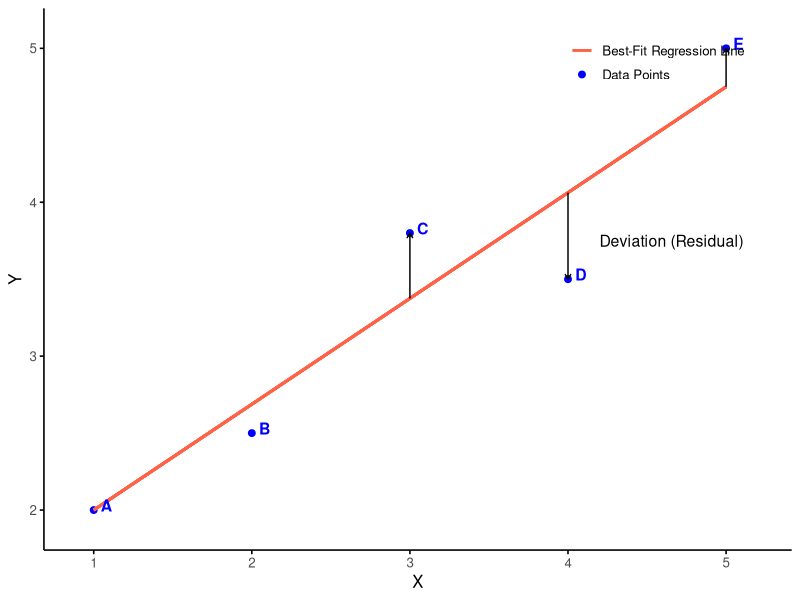
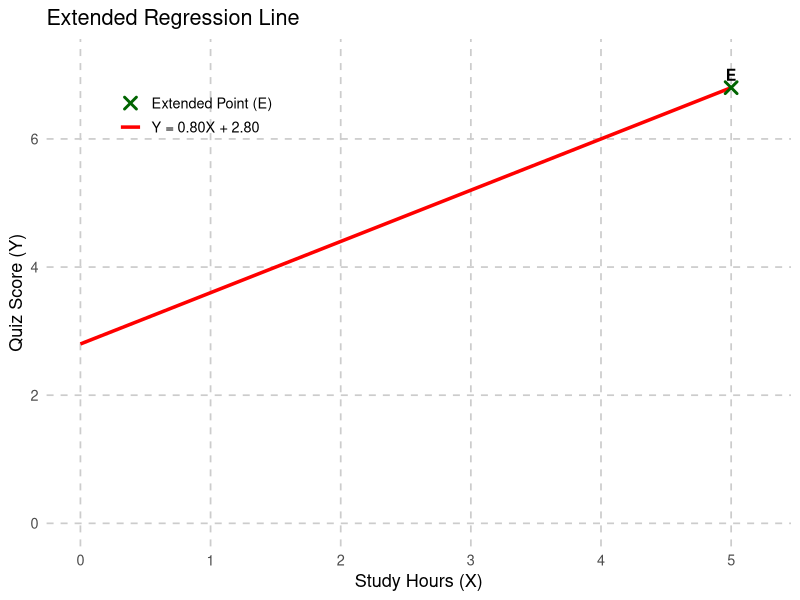
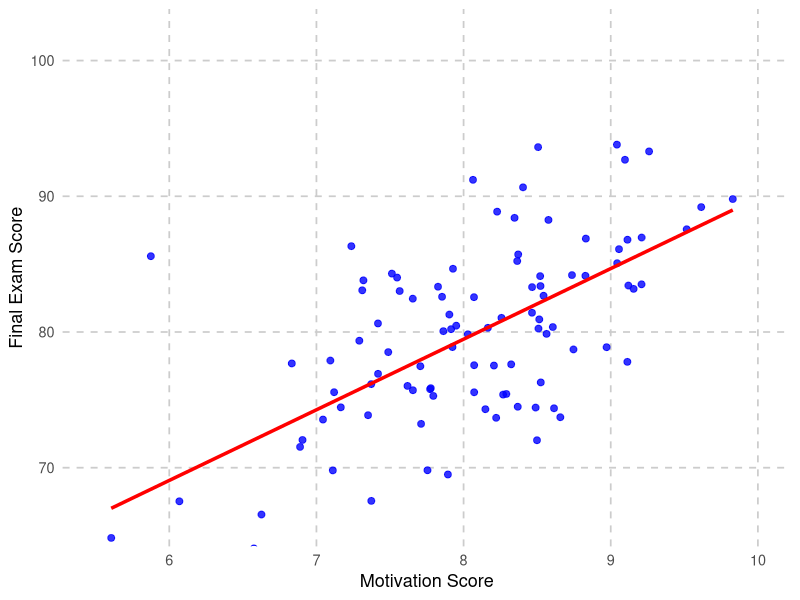
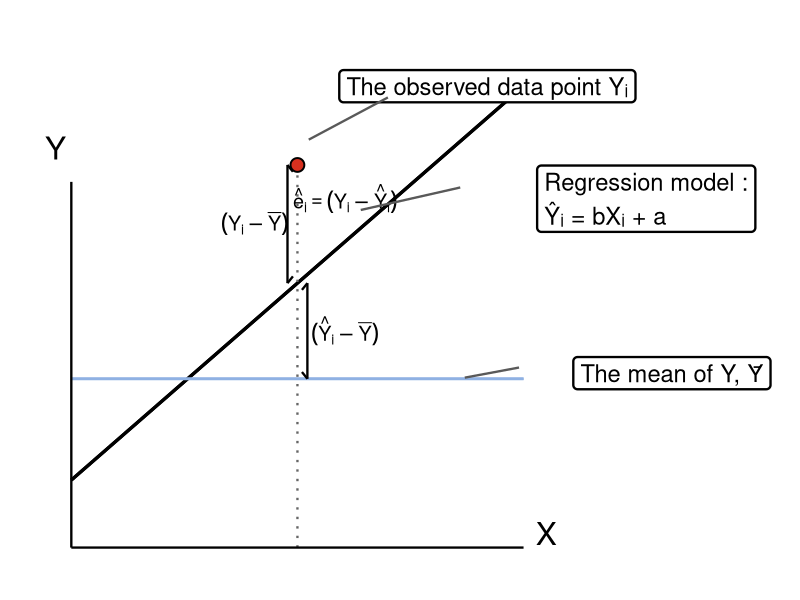
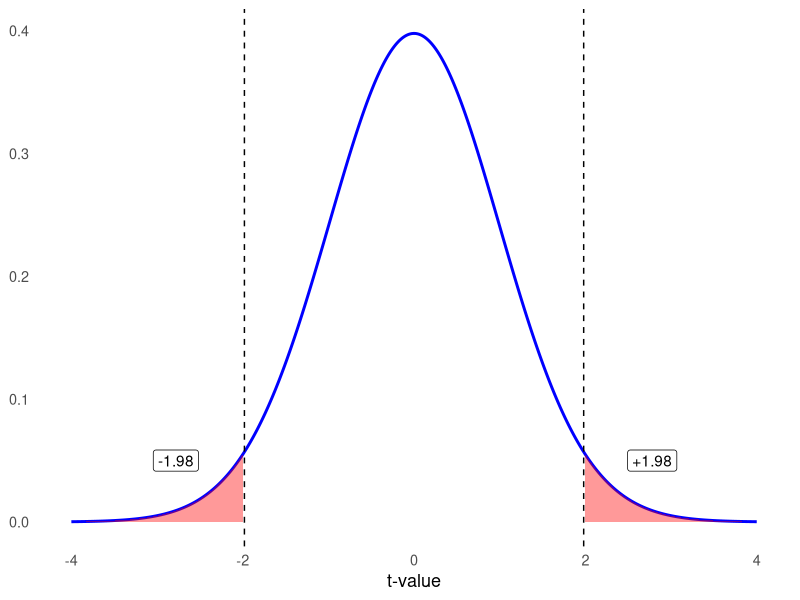
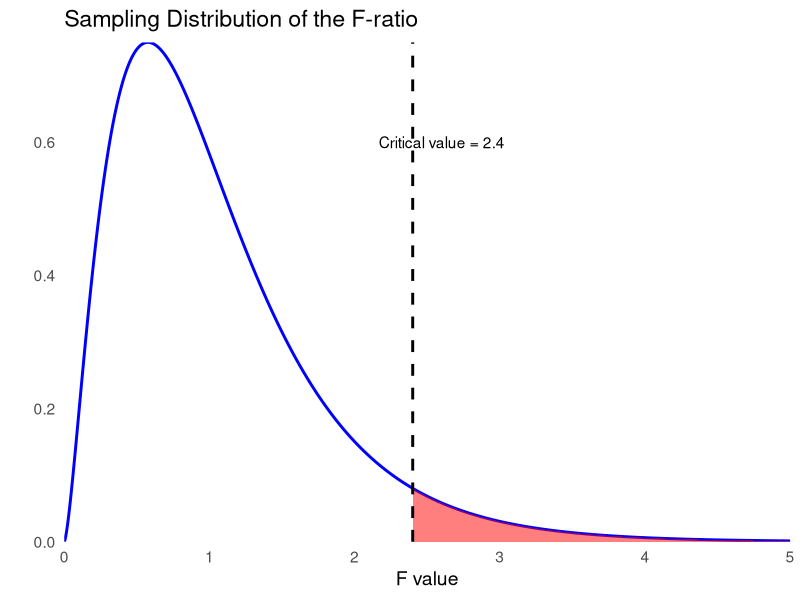
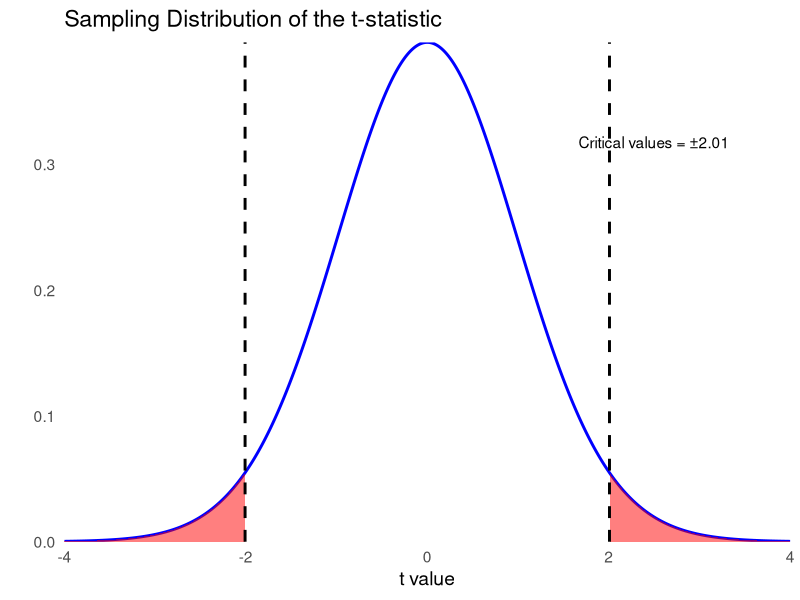
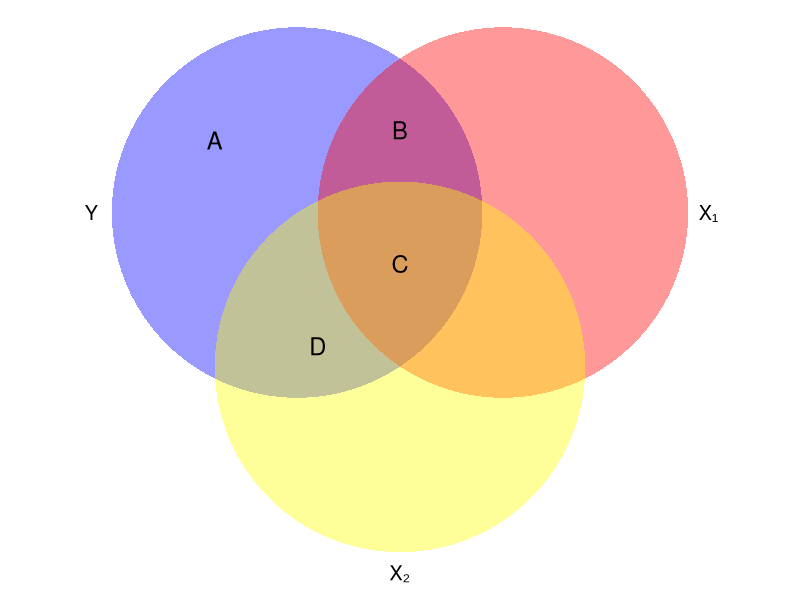

The R script that drew these images, in order:
## ---- chunk 1
#| echo: false
#| message: false
#| warning: false
#| fig-align: center
#| fig-width: 8
#| fig-height: 6
#| fig-cap: "Figure 12.1 Regression Line Example"

library(ggplot2)
library(grid)

# Data points
df <- data.frame(
  x = c(1, 2, 3, 4, 5),
  y = c(2.0, 2.5, 3.8, 3.5, 5.0),
  label = c("A", "B", "C", "D", "E")
)

# Line values chosen to match the figure
x1 <- 1
y1 <- 2.0
x2 <- 5
y2 <- 4.75

# Predicted y-values on the line
df$yhat <- y1 + (y2 - y1) / (x2 - x1) * (df$x - x1)

# Build plot
ggplot(df, aes(x, y)) +
  geom_point(aes(color = "Data Points"), size = 2) +
  
  geom_segment(
    aes(x = x1, y = y1, xend = x2, yend = y2, color = "Best-Fit Regression Line"),
    linewidth = 1,
    inherit.aes = FALSE
  ) +
  
  geom_text(
    aes(label = label),
    color = "blue",
    fontface = "bold",
    nudge_x = 0.08,
    nudge_y = 0.03,
    size = 4
  ) +
  
  # Residual arrows
  geom_segment(
    data = subset(df, x %in% c(3, 4, 5)),
    aes(x = x, xend = x, y = yhat, yend = y),
    arrow = arrow(length = unit(0.15, "cm")),
    color = "black",
    inherit.aes = FALSE
  ) +
  
  annotate("text", x = 4.2, y = 3.75, label = "Deviation (Residual)", hjust = 0, size = 4) +
  
  scale_color_manual(
    values = c(
      "Data Points" = "blue",
      "Best-Fit Regression Line" = "tomato"
    ),
    name = NULL
  ) +
  
  labs(x = "X", y = "Y") +
  coord_cartesian(xlim = c(0.9, 5.2), ylim = c(1.9, 5.1)) +
  theme_minimal(base_size = 12) +
  theme(
    panel.grid = element_blank(),
    axis.line = element_line(color = "black"),
    axis.ticks = element_line(color = "black"),
    legend.position = c(0.82, 0.9)
  )
## ---- chunk 2
#| echo: false
#| message: false
#| warning: false
#| fig-align: center
#| fig-width: 8
#| fig-height: 6

library(ggplot2)

# Regression line data
x_vals <- seq(0, 5, length.out = 100)
y_vals <- 0.8 * x_vals + 2.8

line_df <- data.frame(x = x_vals, y = y_vals)

# Extended point
point_df <- data.frame(
  x = 5,
  y = 6.8,
  label = "E"
)

ggplot() +
  # Regression line
  geom_line(
    data = line_df,
    aes(x, y, color = "Y = 0.80X + 2.80"),
    linewidth = 1.2
  ) +
  
  # Extended point
  geom_point(
    data = point_df,
    aes(x, y, color = "Extended Point (E)"),
    size = 3,
    shape = 4,   # "x" marker
    stroke = 1.5
  ) +
  
  # Label for E
  geom_text(
    data = point_df,
    aes(x, y, label = label),
    nudge_y = 0.2,
    size = 4,
    fontface = "bold"
  ) +
  
  scale_color_manual(
    name = NULL,
    values = c(
      "Extended Point (E)" = "darkgreen",
      "Y = 0.80X + 2.80" = "red"
    )
  ) +
  
  labs(
    title = "Extended Regression Line",
    x = "Study Hours (X)",
    y = "Quiz Score (Y)"
  ) +
  
  coord_cartesian(xlim = c(0, 5.2), ylim = c(0, 7.2)) +
  
  theme_minimal(base_size = 13) +
  theme(
    panel.grid.major = element_line(linetype = "dashed", color = "gray80"),
    panel.grid.minor = element_blank(),
    legend.position = c(0.2, 0.85)
  )
## ---- chunk 3
#| echo: false
#| message: false
#| warning: false
#| fig-align: center
#| fig-width: 8
#| fig-height: 6
#| fig-cap: "Figure 12.3 Scatterplot of math and motivation scores"

library(ggplot2)

# Simulated data (to resemble the plot)
set.seed(42)
x <- rnorm(100, mean = 8, sd = 0.8)
y <- 5 * x + 40 + rnorm(100, sd = 6)

df <- data.frame(x = x, y = y)

# Fit regression line
model <- lm(y ~ x, data = df)

ggplot(df, aes(x, y)) +
  geom_point(color = "blue", alpha = 0.8, size = 2) +
  
  geom_smooth(
    method = "lm",
    se = FALSE,
    color = "red",
    linewidth = 1.2
  ) +
  
  labs(
    x = "Motivation Score",
    y = "Final Exam Score"
  ) +
  
  coord_cartesian(xlim = c(5.5, 10), ylim = c(66, 102)) +
  
  theme_minimal(base_size = 13) +
  theme(
    panel.grid.major = element_line(linetype = "dashed", color = "gray80"),
    panel.grid.minor = element_blank()
  )
## ---- chunk 4
#| echo: false
#| message: false
#| warning: false
#| fig-align: center
#| fig-width: 11
#| fig-height: 5.5
#| fig-cap: "Figure 12.4 Three sources of deviations in Y"

library(ggplot2)
library(grid)

# Example values
x_i <- 5
y_bar <- 3
b <- 0.7
a <- 1.2
yhat_i <- a + b * x_i
y_i <- 6.8

# Base line data
line_df <- data.frame(
  x = c(0, 10),
  y = a + b * c(0, 10)
)

mean_df <- data.frame(
  x = c(0, 10),
  y = c(y_bar, y_bar)
)

ggplot() +
  # Regression line
  geom_segment(
    data = line_df,
    aes(x = x[1], y = y[1], xend = x[2], yend = y[2]),
    linewidth = 1.1,
    color = "black"
  ) +
  
  # Mean of Y line
  geom_segment(
    data = mean_df,
    aes(x = x[1], y = y[1], xend = x[2], yend = y[2]),
    linewidth = 0.9,
    color = "#8fb1e3"
  ) +
  
  # Vertical dotted line at Xi
  geom_segment(
    aes(x = x_i, y = 0, xend = x_i, yend = y_i),
    linetype = "dotted",
    color = "gray40",
    linewidth = 0.8
  ) +
  
  # Observed point
  geom_point(
    aes(x = x_i, y = y_i),
    size = 4,
    shape = 21,
    fill = "#d7301f",
    color = "black",
    stroke = 1
  ) +
  
  # Bracket-like segments to show decomposition
  annotate("segment", x = x_i - 0.22, xend = x_i - 0.22, y = yhat_i, yend = y_i, linewidth = 0.8) +
  annotate("segment", x = x_i - 0.22, xend = x_i - 0.10, y = y_i, yend = y_i - 0.12, linewidth = 0.8) +
  annotate("segment", x = x_i - 0.22, xend = x_i - 0.10, y = yhat_i, yend = yhat_i + 0.12, linewidth = 0.8) +
  
  annotate("segment", x = x_i + 0.22, xend = x_i + 0.22, y = y_bar, yend = yhat_i, linewidth = 0.8) +
  annotate("segment", x = x_i + 0.22, xend = x_i + 0.10, y = yhat_i, yend = yhat_i - 0.12, linewidth = 0.8) +
  annotate("segment", x = x_i + 0.22, xend = x_i + 0.10, y = y_bar, yend = y_bar + 0.12, linewidth = 0.8) +
  
  # Text labels near brackets
  annotate("text", x = x_i - 0.95, y = (y_i + yhat_i)/2, label = expression((Y[i] - bar(Y))), size = 5) +
  annotate("text", x = x_i + 1.05, y = (yhat_i + y_bar)/2, label = expression((hat(Y)[i] - bar(Y))), size = 5) +
  annotate("text", x = x_i + 1.05, y = (y_i + yhat_i)/2 + 0.45, label = expression(hat(e)[i] == (Y[i] - hat(Y)[i])), size = 5) +
  
  # Callout boxes
  annotate(
    "label", x = 9.2, y = 8.2,
    label = "The observed data point Yᵢ",
    size = 6, label.size = 0.8, fill = "white"
  ) +
  annotate(
    "label", x = 10.3, y = 6.2,
    label = "Regression model :\nŶᵢ = bXᵢ + a",
    hjust = 0, size = 6, label.size = 0.8, fill = "white"
  ) +
  annotate(
    "label", x = 11.1, y = 3.1,
    label = "The mean of Y, Ȳ",
    hjust = 0, size = 6, label.size = 0.8, fill = "white"
  ) +
  
  # Connector lines to callout boxes
  annotate("segment", x = x_i + 0.25, y = y_i + 0.45, xend = 7.0, yend = 8.0, linewidth = 0.8, color = "gray35") +
  annotate("segment", x = 8.6, y = 6.4, xend = 6.4, yend = 6.0, linewidth = 0.8, color = "gray35") +
  annotate("segment", x = 9.9, y = 3.2, xend = 8.7, yend = y_bar + 0.02, linewidth = 0.8, color = "gray35") +
  
  # Axis labels placed like the figure
  annotate("text", x = 10.5, y = 0.25, label = "X", size = 8) +
  annotate("text", x = -0.35, y = 7.1, label = "Y", size = 8) +
  
  coord_cartesian(xlim = c(-0.3, 13), ylim = c(0, 8.8), clip = "off") +
  theme_void() +
  theme(
    plot.margin = margin(20, 80, 20, 20)
  ) +
  
  # Custom axes
  annotate("segment", x = 0, y = 0, xend = 10, yend = 0, linewidth = 0.8, color = "black") +
  annotate("segment", x = 0, y = 0, xend = 0, yend = 6.5, linewidth = 0.8, color = "black")
## ---- chunk 5
#| echo: false
#| message: false
#| warning: false
#| fig-align: center
#| fig-width: 8
#| fig-height: 6
#| fig-cap: "Figure 12.4 Two tailed test with rejection regions"

library(ggplot2)

# Parameters
df <- 98
t_crit <- 1.98

# Generate t distribution
x <- seq(-4, 4, length.out = 500)
y <- dt(x, df)

dist_df <- data.frame(x, y)

# Rejection regions
left_tail <- subset(dist_df, x <= -t_crit)
right_tail <- subset(dist_df, x >= t_crit)

ggplot(dist_df, aes(x, y)) +
  geom_line(color = "blue", linewidth = 1) +
  
  # Shade rejection regions
  geom_area(data = left_tail, aes(x, y), fill = "red", alpha = 0.4) +
  geom_area(data = right_tail, aes(x, y), fill = "red", alpha = 0.4) +
  
  # Critical value lines
  geom_vline(xintercept = c(-t_crit, t_crit), linetype = "dashed") +
  
  # Labels for critical values
  annotate("label", x = -t_crit - 0.8, y = 0.05, label = "-1.98") +
  annotate("label", x = t_crit + 0.8, y = 0.05, label = "+1.98") +
  
  labs(
    x = "t-value",
    y = NULL
  ) +
  
  coord_cartesian(xlim = c(-4, 4)) +
  
  theme_minimal(base_size = 13) +
  theme(
    panel.grid.major = element_blank(),
    panel.grid.minor = element_blank()
  )
## ---- chunk 6
#| echo: false
#| message: false
#| warning: false
#| fig-align: center
#| fig-width: 8
#| fig-height: 5
#| fig-cap: "Figure 12.5 Sampling distribution of the F-ratio"

library(ggplot2)

# Parameters
df1 <- 5
df2 <- 50
alpha <- 0.05

# Critical value
f_crit <- qf(1 - alpha, df1, df2)

# Data for curve
x <- seq(0, 5, length.out = 1000)
y <- df(x, df1, df2)

data <- data.frame(x = x, y = y)

# Plot
ggplot(data, aes(x = x, y = y)) +
  geom_line(color = "blue", linewidth = 1) +
  
  # Shade rejection region
  geom_area(
    data = subset(data, x >= f_crit),
    aes(x = x, y = y),
    fill = "red",
    alpha = 0.5
  ) +
  
  # Critical value line
  geom_vline(
    xintercept = f_crit,
    linetype = "dashed",
    linewidth = 1
  ) +
  
  labs(
    title = "Sampling Distribution of the F-ratio",
    x = "F value",
    y = ""
  ) +
  
  annotate(
    "text",
    x = f_crit + 0.2,
    y = max(y) * 0.8,
    label = paste0("Critical value = ", round(f_crit, 2))
  ) +
  
  theme_minimal(base_size = 14) +
  
  # Remove extra margins between axes and plot
  scale_x_continuous(expand = c(0, 0)) +
  scale_y_continuous(expand = c(0, 0)) +
  
  theme(
    panel.grid = element_blank()
  )
## ---- chunk 7
#| echo: false
#| message: false
#| warning: false
#| fig-align: center
#| fig-width: 8
#| fig-height: 5
#| fig-cap: "Figure 12.6 Sampling distribution of the t-statistic"

library(ggplot2)

# Parameters
df <- 50
alpha <- 0.05

# Critical values (two-tailed)
t_crit <- qt(1 - alpha/2, df)

# Data
x <- seq(-4, 4, length.out = 1000)
y <- dt(x, df)

data <- data.frame(x = x, y = y)

# Plot
ggplot(data, aes(x = x, y = y)) +
  geom_line(color = "blue", linewidth = 1) +
  
  # Left rejection region
  geom_area(
    data = subset(data, x <= -t_crit),
    aes(x = x, y = y),
    fill = "red",
    alpha = 0.5
  ) +
  
  # Right rejection region
  geom_area(
    data = subset(data, x >= t_crit),
    aes(x = x, y = y),
    fill = "red",
    alpha = 0.5
  ) +
  
  # Critical value lines
  geom_vline(
    xintercept = c(-t_crit, t_crit),
    linetype = "dashed",
    linewidth = 1
  ) +
  
  labs(
    x = "t value",
    y = "",
    title = "Sampling Distribution of the t-statistic"
  ) +
  
  annotate(
    "text",
    x = 2.5,
    y = max(y) * 0.8,
    label = paste0("Critical values = ±", round(t_crit, 2))
  ) +
  
  theme_minimal(base_size = 14) +
  
  # Remove margins between axes and plot
  scale_x_continuous(expand = c(0, 0)) +
  scale_y_continuous(expand = c(0, 0)) +
  
  theme(
    panel.grid = element_blank()
  )
## ---- chunk 8
#| echo: false
#| message: false
#| warning: false
#| fig-align: center
#| fig-width: 6
#| fig-height: 6
#| fig-cap: "Figure 12.7 Three-variable overlap diagram"

library(ggplot2)

# Create circle data manually
circle <- function(center = c(0,0), r = 1, n = 200){
  t <- seq(0, 2*pi, length.out = n)
  data.frame(
    x = center[1] + r*cos(t),
    y = center[2] + r*sin(t)
  )
}

# Define circles
c1 <- circle(c(-1, 0.5), 1.8)   # Y (left)
c2 <- circle(c(1, 0.5), 1.8)    # X1 (right)
c3 <- circle(c(0, -1), 1.8)     # X2 (bottom)

# Plot
ggplot() +
  geom_polygon(data = c1, aes(x, y), fill = "blue", alpha = 0.4) +
  geom_polygon(data = c2, aes(x, y), fill = "red", alpha = 0.4) +
  geom_polygon(data = c3, aes(x, y), fill = "yellow", alpha = 0.4) +
  
  # Labels inside regions
  annotate("text", x = -1.8, y = 1.2, label = "A", size = 6) +
  annotate("text", x = 0, y = 1.3, label = "B", size = 6) +
  annotate("text", x = 0, y = 0, label = "C", size = 6) +
  annotate("text", x = -0.8, y = -0.8, label = "D", size = 6) +
  
  # Circle labels
  annotate("text", x = -3, y = 0.5, label = "Y", size = 5) +
  annotate("text", x = 3, y = 0.5, label = "X₁", size = 5) +
  annotate("text", x = 0, y = -3, label = "X₂", size = 5) +
  
  coord_fixed() +
  theme_void()
